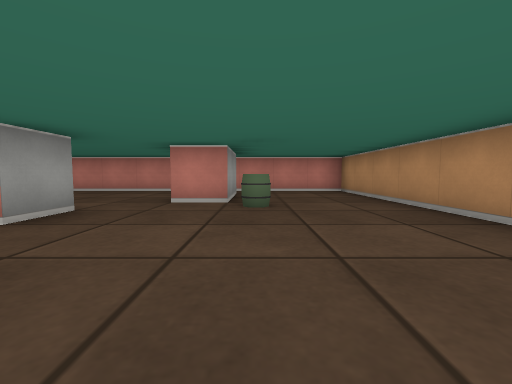
View 1 (above)

17 first-person views from a walk through a cub3D level. The camera is about half as high as the walls, tilts 4° down and sees 90° across. The floor is counted in squares. Each view is taken from the middle of a square. On the plan, view 1 faces up. The plan holds only what a view shows up to about 9 squares ahead; the rest is blank.

View 2
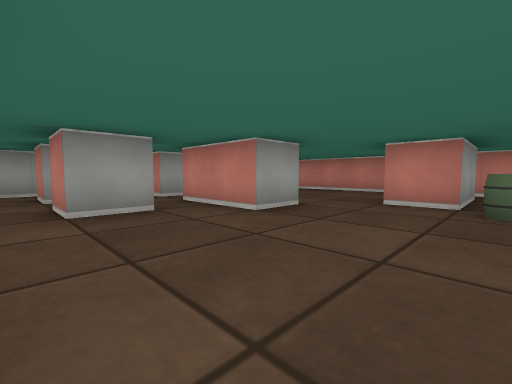

View 3
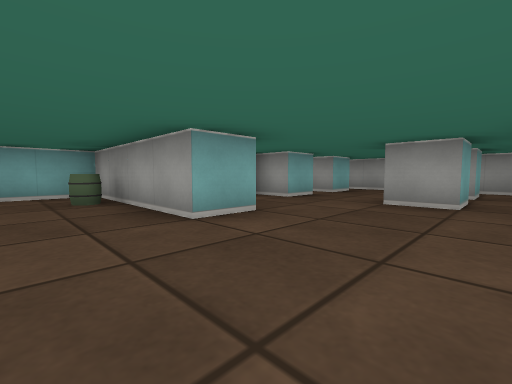

View 4
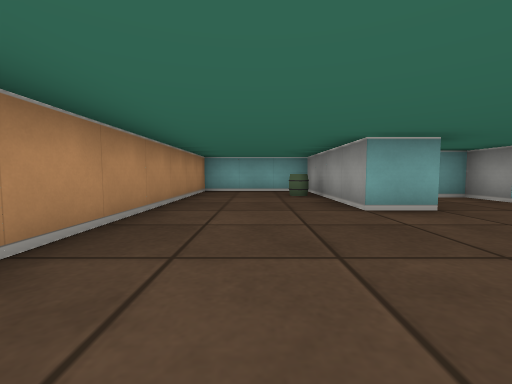

View 5
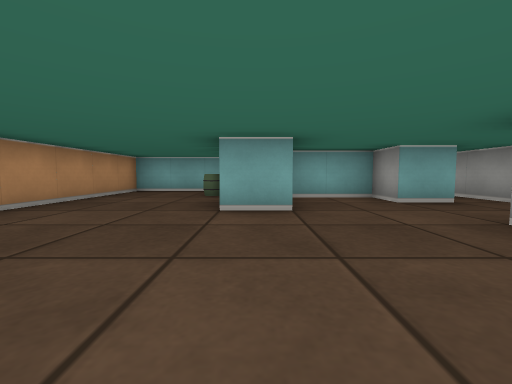

View 6
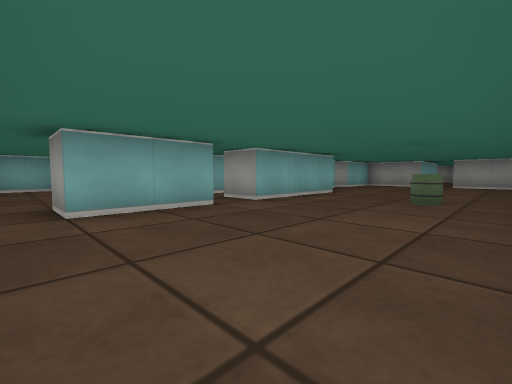

View 7
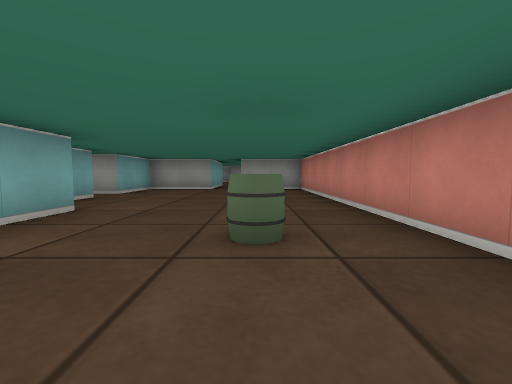

View 8
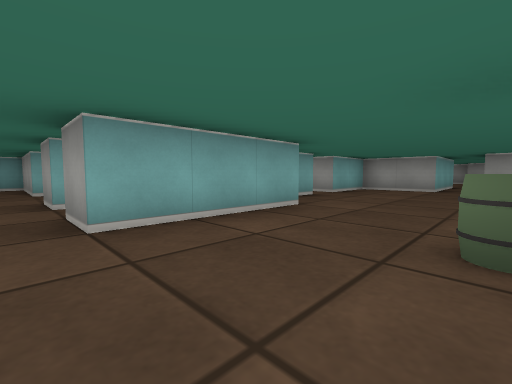

View 9
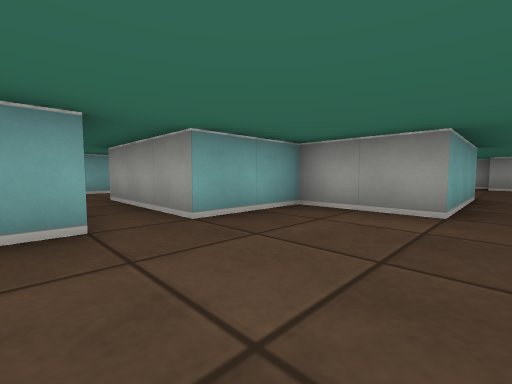

View 10
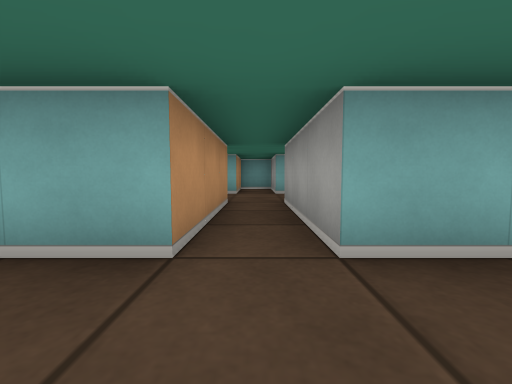

View 11
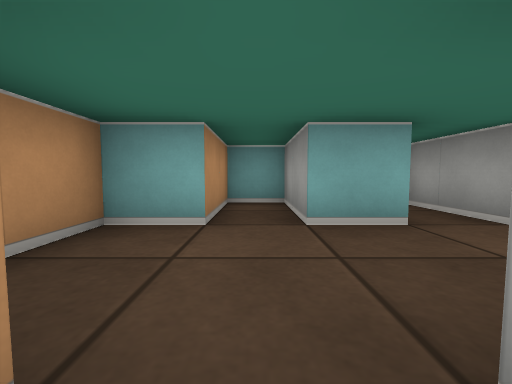

View 12
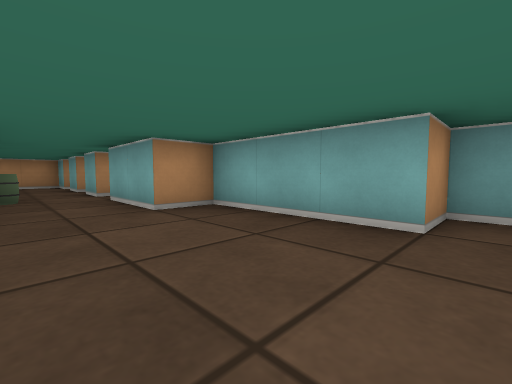

View 13
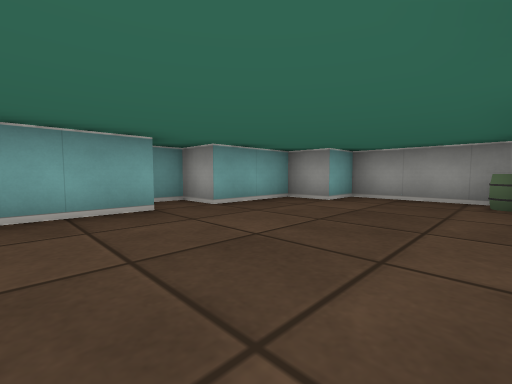

View 14
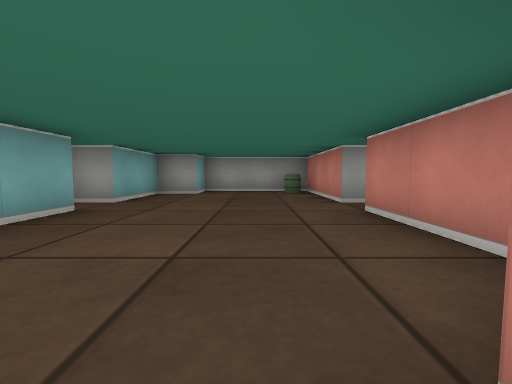

View 15
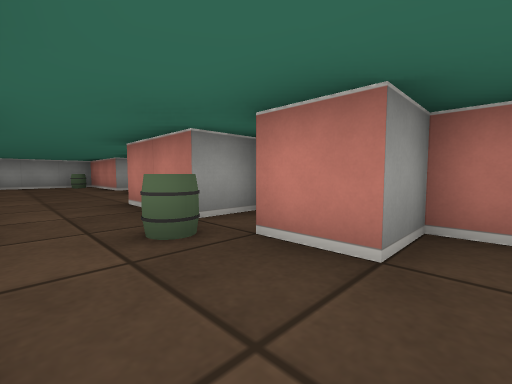

View 16
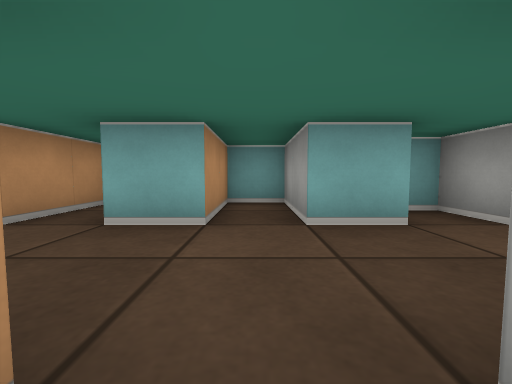

View 17
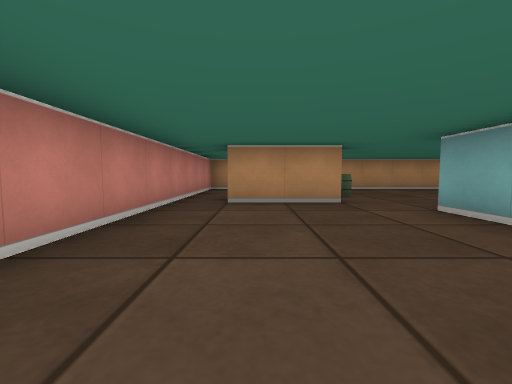

### Floor plan
Points are (right, up) in squares from view 1. A wall is a line through its corners. A room is listed if a view was taken in it or the views show most of it. See-through windows are left out.
Room 1 (views 1, 2, 3, 4, 5)
walls: (-1.6, -0.5) (-0.5, -0.5) (-0.5, -4.5) (2.5, -4.5) (2.5, 7.5) (-0.5, 7.5); (-2.5, 2.5) (-4.5, 2.5); (-4.5, 1.5) (-3.5, 1.5) (-3.5, 0.5) (-4.5, 0.5); (-4.6, -1.5) (-3.5, -1.5) (-3.5, -2.5) (-1.8, -2.5); (-6.5, 1.5) (-5.5, 1.5) (-5.5, 0.5) (-6.5, 0.5); (-0.5, 6.5) (-0.5, 4.5) (-1.5, 4.5); (-6.6, -1.5) (-5.5, -1.5) (-5.5, -4.5) (-5, -4.5); (-7.5, 2.1) (-7.5, -2)
ways out: opening at (-5, 3) to room 2; opening at (-2, 3) to room 2; opening at (-1, 7) to room 2
objects: barrel (0, -3); barrel (0, 4)
Room 2 (views 6, 7, 8, 9, 10, 11, 17)
walls: (-8.5, 3.5) (-5.5, 3.5) (-5.5, 2.5); (-4.6, 3.5) (-2.5, 3.5) (-2.5, 2.5); (-13.5, 4.5) (-13.5, 2.5) (-11.5, 2.5) (-11.5, -0.5); (-10.5, -0.5) (-10.5, 2.5) (-9.4, 2.5); (-1.5, 4.5) (-1.5, 6.5); (-0.5, 7.5) (-13.5, 7.5) (-13.5, 5.5)
ways out: opening at (-5, 3) to room 1; opening at (-2, 3) to room 1; opening at (-1, 7) to room 1; opening at (-11, 0) to room 4; opening at (-13, 5)
objects: barrel (-7, 6)
Room 3 (views 12, 13, 14, 15, 16)
walls: (-18.5, 0.5) (-20.5, 0.5); (-21.5, 0.5) (-24.5, 0.5) (-24.5, -2.5) (-23.5, -2.5) (-23.5, -3.5) (-21.5, -3.5) (-21.5, -4.5) (-20.5, -4.5) (-20.5, -3.5) (-17.5, -3.5) (-17.5, -2.5) (-15.5, -2.5) (-15.5, -3.5) (-15, -3.5); (-15.5, -0.5) (-17.5, -0.5); (-14.6, -2.5) (-13.5, -2.5) (-13.5, -4.5) (-12.5, -4.5) (-12.5, -2.5); (-12.9, 0.5) (-13.5, 0.5) (-13.5, -0.5) (-14.5, -0.5)
ways out: opening at (-12, -1.5) to room 4; opening at (-21, 1.5)
objects: barrel (-24, 0); barrel (-15, -1)
Room 4 (no view inside)
walls: (-12.5, -2.5) (-11.5, -2.5) (-11.5, -4.5) (-10.5, -4.5) (-10.5, -2.5) (-9.5, -2.5) (-9.5, -1)
ways out: opening at (-11, 0) to room 2; opening at (-12, -1.5) to room 3

Where each view was taken, in squares from view 1:
view 1: 0 up, 0 right, facing up
view 2: 0 up, 0 right, facing up-left
view 3: 2 up, 1 right, facing down-left
view 4: 3 up, 1 right, facing down
view 5: 3 up, 1 left, facing down
view 6: 7 up, 2 left, facing down-left
view 7: 6 up, 5 left, facing left
view 8: 6 up, 5 left, facing down-left
view 9: 5 up, 10 left, facing down-left
view 10: 4 up, 11 left, facing down
view 11: 0 up, 11 left, facing down
view 12: 1 down, 21 left, facing down-right
view 13: 0 up, 19 left, facing down-left
view 14: 1 down, 17 left, facing left
view 15: 2 down, 13 left, facing up-left
view 16: 0 up, 13 left, facing down
view 17: 6 up, 6 left, facing right
